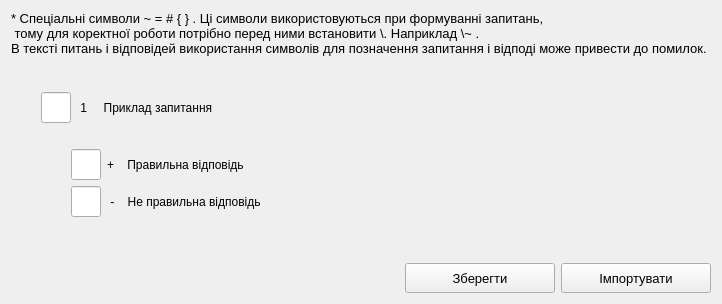
      <widget class="QWidget" name="page_5">
       <layout class="QGridLayout" name="gridLayout_8">
        <item row="0" column="0">
         <widget class="QLabel" name="label_5">
          <property name="font">
           <font>
            <family>Segoe UI</family>
            <pointsize>10</pointsize>
           </font>
          </property>
          <property name="text">
           <string>* Спеціальні символи ~ = # { } . Ці символи використовуються при формуванні запитань,
 тому для коректної роботи потрібно перед ними встановити \. Наприклад \~ . 
В тексті питань і відповідей використання символів для позначення запитання і відподі може привести до помилок. </string>
          </property>
         </widget>
        </item>
        <item row="1" column="0">
         <layout class="QVBoxLayout" name="verticalLayout_11">
          <property name="leftMargin">
           <number>30</number>
          </property>
          <property name="topMargin">
           <number>30</number>
          </property>
          <item>
           <layout class="QHBoxLayout" name="horizontalLayout_8">
            <item>
             <widget class="QLineEdit" name="in_symbol_q">
              <property name="maximumSize">
               <size>
                <width>30</width>
                <height>16777215</height>
               </size>
              </property>
              <property name="font">
               <font>
                <family>Segoe UI</family>
                <pointsize>14</pointsize>
               </font>
              </property>
              <property name="focusPolicy">
               <enum>Qt::StrongFocus</enum>
              </property>
              <property name="inputMask">
               <string/>
              </property>
              <property name="text">
               <string/>
              </property>
              <property name="maxLength">
               <number>1</number>
              </property>
              <property name="placeholderText">
               <string/>
              </property>
             </widget>
            </item>
            <item>
             <widget class="QLabel" name="label_6">
              <property name="font">
               <font>
                <pointsize>9</pointsize>
               </font>
              </property>
              <property name="text">
               <string> 1     Приклад запитання</string>
              </property>
             </widget>
            </item>
           </layout>
          </item>
          <item>
           <layout class="QVBoxLayout" name="verticalLayout_10">
            <property name="leftMargin">
             <number>30</number>
            </property>
            <property name="topMargin">
             <number>20</number>
            </property>
            <item>
             <layout class="QHBoxLayout" name="horizontalLayout_11">
              <item>
               <widget class="QLineEdit" name="in_symbol_at">
                <property name="maximumSize">
                 <size>
                  <width>30</width>
                  <height>16777215</height>
                 </size>
                </property>
                <property name="font">
                 <font>
                  <family>Segoe UI</family>
                  <pointsize>14</pointsize>
                 </font>
                </property>
                <property name="focusPolicy">
                 <enum>Qt::StrongFocus</enum>
                </property>
                <property name="inputMask">
                 <string/>
                </property>
                <property name="text">
                 <string/>
                </property>
                <property name="maxLength">
                 <number>1</number>
                </property>
                <property name="placeholderText">
                 <string/>
                </property>
               </widget>
              </item>
              <item>
               <widget class="QLabel" name="label_7">
                <property name="font">
                 <font>
                  <pointsize>9</pointsize>
                 </font>
                </property>
                <property name="text">
                 <string>+    Правильна відповідь</string>
                </property>
               </widget>
              </item>
             </layout>
            </item>
            <item>
             <layout class="QHBoxLayout" name="horizontalLayout_10">
              <item>
               <widget class="QLineEdit" name="in_symbol_af">
                <property name="maximumSize">
                 <size>
                  <width>30</width>
                  <height>16777215</height>
                 </size>
                </property>
                <property name="font">
                 <font>
                  <family>Segoe UI</family>
                  <pointsize>14</pointsize>
                 </font>
                </property>
                <property name="focusPolicy">
                 <enum>Qt::StrongFocus</enum>
                </property>
                <property name="inputMask">
                 <string/>
                </property>
                <property name="text">
                 <string/>
                </property>
                <property name="maxLength">
                 <number>1</number>
                </property>
                <property name="placeholderText">
                 <string/>
                </property>
               </widget>
              </item>
              <item>
               <widget class="QLabel" name="label_8">
                <property name="font">
                 <font>
                  <pointsize>9</pointsize>
                 </font>
                </property>
                <property name="text">
                 <string> -    Не правильна відповідь</string>
                </property>
               </widget>
              </item>
             </layout>
            </item>
           </layout>
          </item>
          <item>
           <spacer name="verticalSpacer_4">
            <property name="orientation">
             <enum>Qt::Vertical</enum>
            </property>
            <property name="sizeHint" stdset="0">
             <size>
              <width>20</width>
              <height>40</height>
             </size>
            </property>
           </spacer>
          </item>
          <item>
           <layout class="QHBoxLayout" name="horizontalLayout_12">
            <item>
             <spacer name="horizontalSpacer_6">
              <property name="orientation">
               <enum>Qt::Horizontal</enum>
              </property>
              <property name="sizeHint" stdset="0">
               <size>
                <width>40</width>
                <height>20</height>
               </size>
              </property>
             </spacer>
            </item>
            <item>
             <widget class="QPushButton" name="btn_save_exp_config">
              <property name="minimumSize">
               <size>
                <width>150</width>
                <height>30</height>
               </size>
              </property>
              <property name="font">
               <font>
                <pointsize>10</pointsize>
               </font>
              </property>
              <property name="statusTip">
               <string>Зберегти налаштування експорту</string>
              </property>
              <property name="styleSheet">
               <string notr="true"/>
              </property>
              <property name="text">
               <string>Зберегти</string>
              </property>
             </widget>
            </item>
            <item>
             <widget class="QPushButton" name="btn_exp">
              <property name="minimumSize">
               <size>
                <width>150</width>
                <height>30</height>
               </size>
              </property>
              <property name="font">
               <font>
                <pointsize>10</pointsize>
               </font>
              </property>
              <property name="statusTip">
               <string>Імпортувати питання із docx </string>
              </property>
              <property name="text">
               <string>Імпортувати</string>
              </property>
             </widget>
            </item>
           </layout>
          </item>
         </layout>
        </item>
       </layout>
      </widget>
